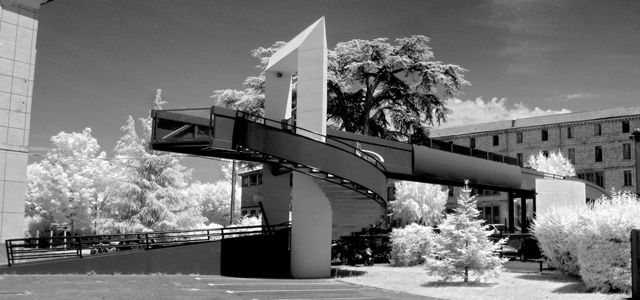
//> input picture TP_C++/Projet Image/TP_Image_Seq3bis/passerelle_NG.jpg, 640 x 300 px
$ ./TP_Image_Seq4   (built with g++ and OpenCV 4)
//> lines starting //> are read from the running program, lines starting //| are printed output that depends on the picture
### TP_C++/Projet Image/TP_Image_Seq3bis/pch.h
// Conseils pour bien démarrer :
//   1. Utilisez la fenêtre Explorateur de solutions pour ajouter des fichiers et les gérer.
//   2. Utilisez la fenêtre Team Explorer pour vous connecter au contrôle de code source.
//   3. Utilisez la fenêtre Sortie pour voir la sortie de la génération et d'autres messages.
//   4. Utilisez la fenêtre Liste d'erreurs pour voir les erreurs.
//   5. Accédez à Projet > Ajouter un nouvel élément pour créer des fichiers de code, ou à Projet > Ajouter un élément existant pour ajouter des fichiers de code existants au projet.
//   6. Pour rouvrir ce projet plus tard, accédez à Fichier > Ouvrir > Projet et sélectionnez le fichier .sln.

#ifndef PCH_H
#define PCH_H

// TODO: Ajoutez les en-têtes à précompiler ici

#endif //PCH_H

### TP_C++/Projet Image/TP_Image_Seq3bis/TP_Image_Seq4.cpp
// TP_Image.cpp : définit le point d'entrée pour l'application console.
//

#include "pch.h"
#include "opencv2/core/core.hpp"
#include "opencv2/highgui/highgui.hpp"
#include <iostream>

using namespace std;
using namespace cv;

// Déclaration des variables de travail
unsigned char *pixelsArray, *pixelsArrayTrait;
short nbCols, nbRows;

int main()
{
	/********************************************************************/
	/* PARTIE A NE PAS MODIFIER						*********************/
	/********************************************************************/
	// Définition des variables spécifiques à Open CV
	Mat image;

	// Chargement de l'image
	image = imread("passerelle_NG.jpg", 0);
//> image is the input picture: 300 rows x 640 cols, CV_8UC1; min 0, max 255, mean 116.4

	if (image.data == NULL)
	{
		cerr << "Impossible d'ouvrir l'image ! ";
		return -1;
	}

	// Initialisation des variables de travail
	nbRows = image.rows;
//> nbRows = 300
	nbCols = image.cols;
//> nbCols = 640
	pixelsArray = &image.data[0];		// Adresse du 1er pixel de l'image en mémoire/ .data valeur du premier pixel

	Mat image_new;						// Nouvelle instance de Mat
	image_new = image.clone();			// Clonage de l'image
	pixelsArrayTrait = &image_new.data[0];	// Création d’une nouvelle image

	// Affichage de l'image
	namedWindow("TP Imagerie", WINDOW_AUTOSIZE);
	imshow("TP Imagerie", image);

	/*******************************************************************/
	/* PARTIE A COMPLETER						           *************/
	/* Nombre de pixels en largeur : variable nbCols       *************/
	cout << nbCols << endl;
//| 640
	/* Nombre de pixels en largeur : variable nbRows       *************/
	cout << nbRows << endl << endl;
//| 300
	/* Tableau des pixels organisé ligne par ligne : pixelsArray       */
	/*******************************************************************/

	//fonction binarisation
	int S;
	void binarisation(unsigned int);
	S = 128;

	binarisation(S);
//> after the loop in binarisation, `while (i < (nbRows * nbCols))`: i = 192000

	namedWindow("TP Imagerie_New", WINDOW_AUTOSIZE);
	imshow("TP Imagerie_New", image_new);
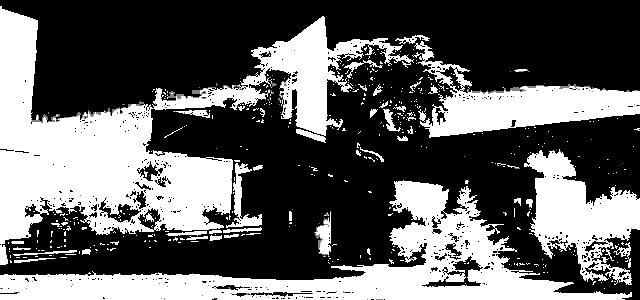
//> window 'TP Imagerie_New': 300 rows x 640 cols, CV_8UC1; min 0, max 255, mean 96.6

	//fonction inverse
	void inverse(void);

	inverse();

	namedWindow("TP Imagerie_New", WINDOW_AUTOSIZE);
	imshow("TP Imagerie_New", image_new);
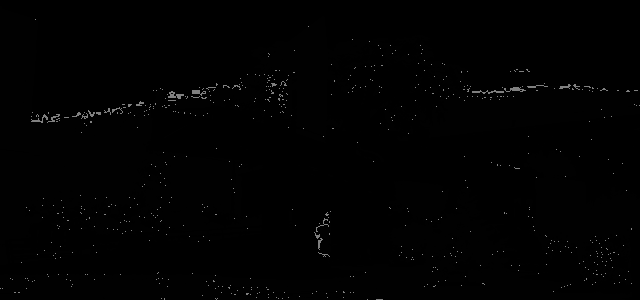
//> window 'TP Imagerie_New': 300 rows x 640 cols, CV_8UC1; min 0, max 128, mean 1.4


	waitKey(0);
	return 0;
}

// Définitions des fonctions

void binarisation(unsigned int B)
{
	int i = 0;

	while (i < (nbRows * nbCols))
	{
		if ((int)pixelsArrayTrait[i] < B)
		{
			pixelsArrayTrait[i] = 0;
		}

		if ((int)pixelsArrayTrait[i] > B)
		{
			pixelsArrayTrait[i] = 255;
		}
		i = i + 1;
	}
}

void inverse(void)
{
	int i = 0;

	while (i < (nbRows * nbCols))
	{
		pixelsArrayTrait[i] = 256 - pixelsArrayTrait[i];
		i = i + 1;
	}

}
